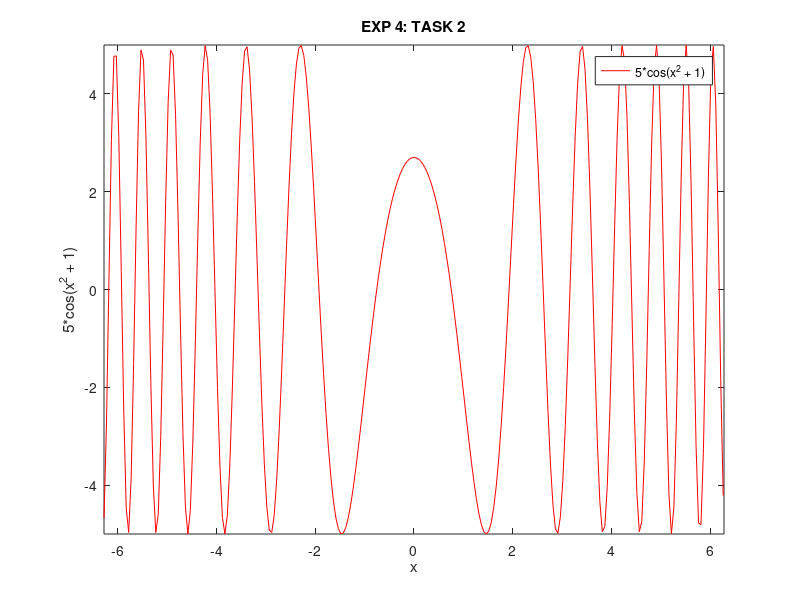

Reproduce this figure in MATLAB.
%191220
clc
clear 
close all
x= -2*pi:0.05:2*pi;
y = 5*cos(x.^2 + 1);
plot(x,y,'r');
title('EXP 4: TASK 2')
legend('5*cos(x^2 + 1)')
xlabel('x')
ylabel('5*cos(x^2 + 1)')
xlim([-2*pi, 2*pi])
ylim([-5,5])

